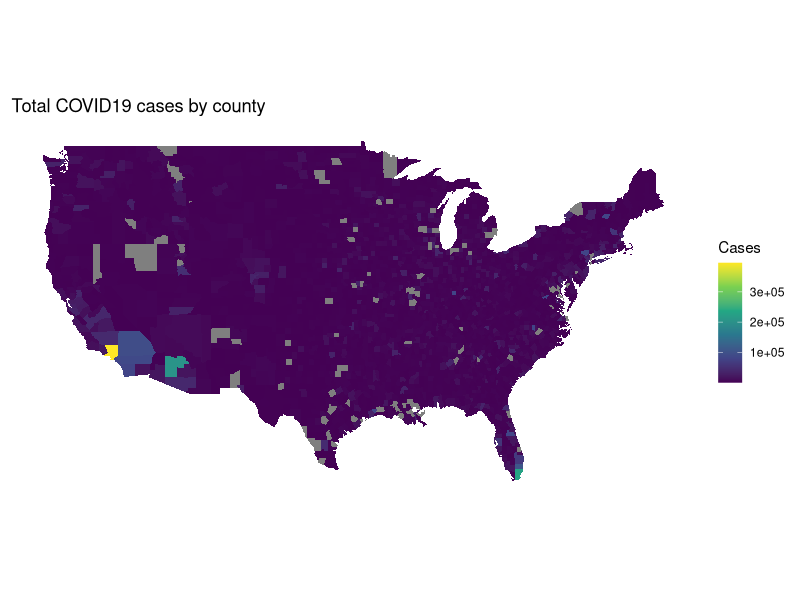
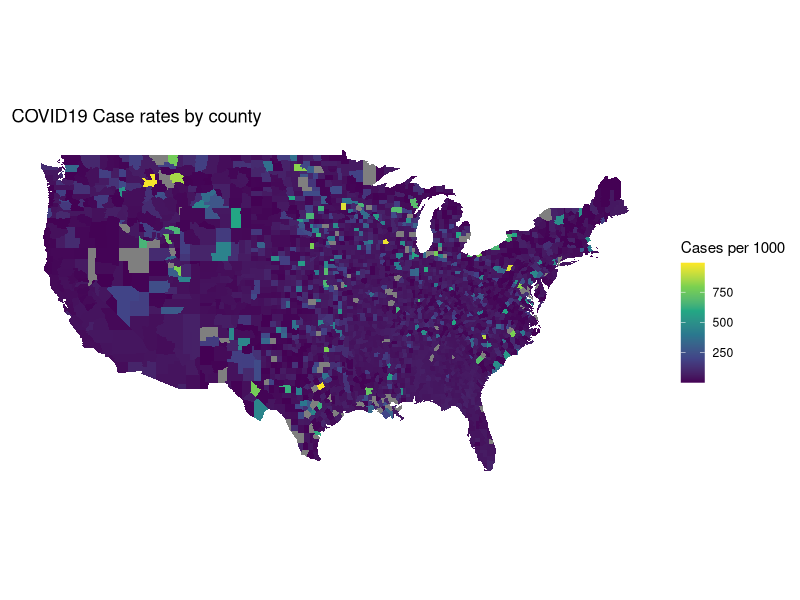
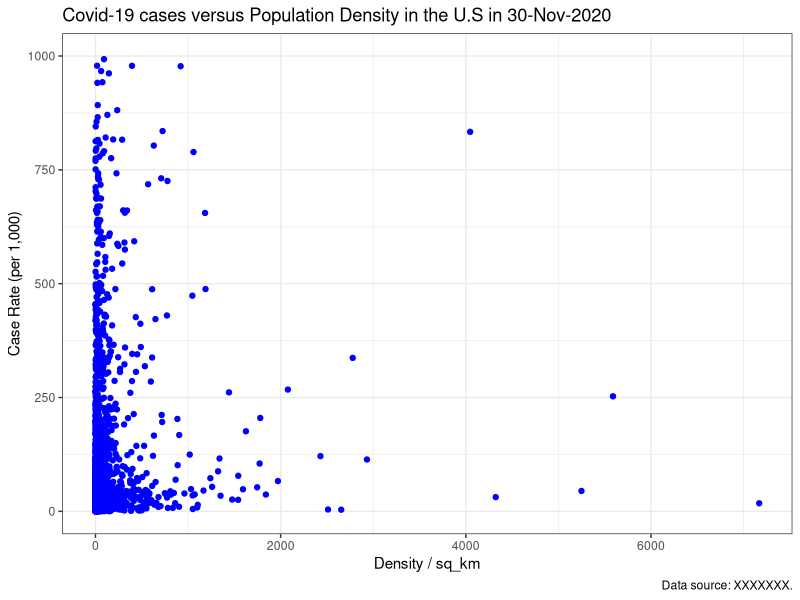
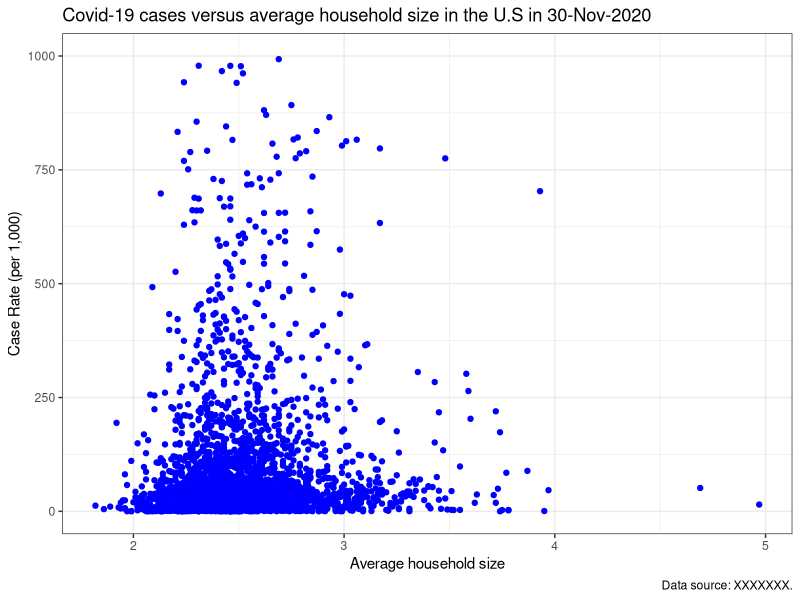
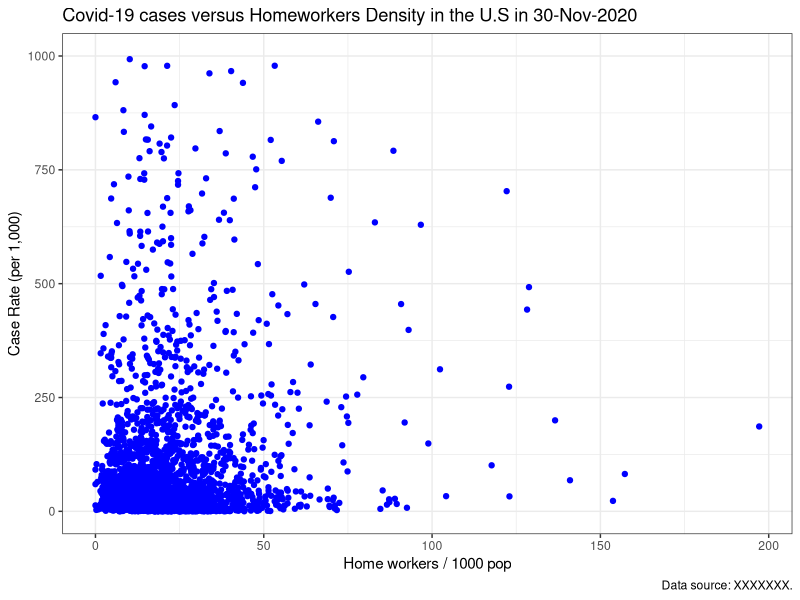
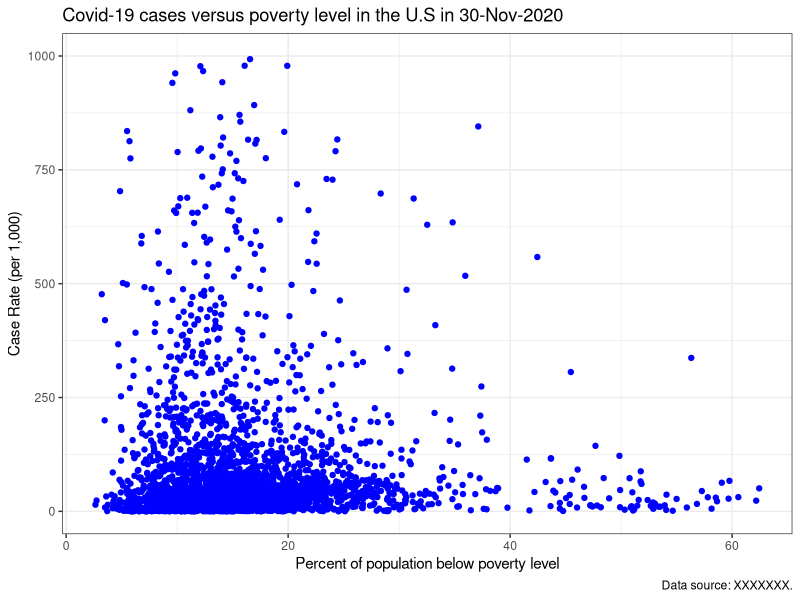
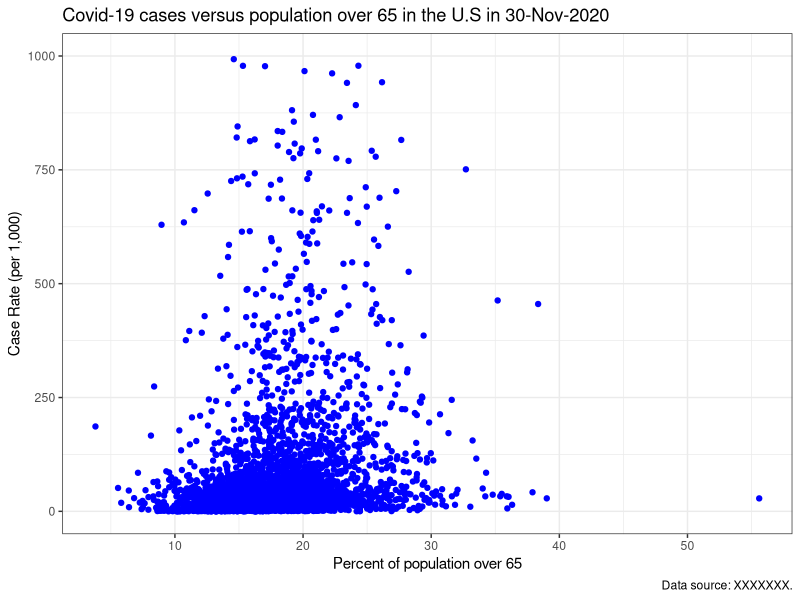
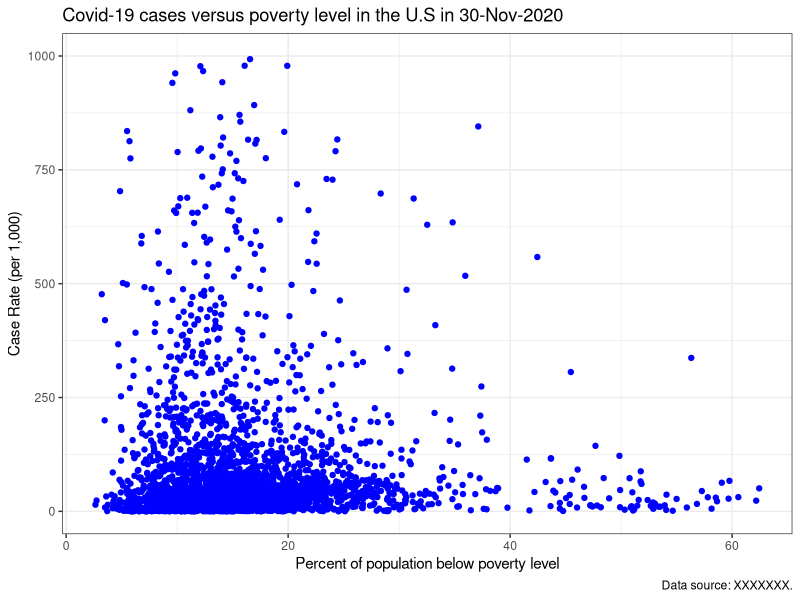

Recreate these plots in R, in order.
## ---- chunk 1
library(tidyverse)
library(lubridate)
library(zoo)
library(maps)
library(dslabs)
library(stringr)
library(dplyr)
library(viridis)
library(RColorBrewer)
library(ggrepel)
## ---- chunk 2
clean_df_updated = read_csv("clean_df_updated.csv")

#Loading US county map and renaming 
Counties_df <- map_data("county")

clean_df_updated$county = tolower(clean_df_updated$county)

Counties_df <- Counties_df %>% rename("county" = "subregion")

#Merging counties_df with cleand_df
Clean_df_joined <- left_join(Counties_df,clean_df_updated, by = "county")
Clean_df_joined <- Clean_df_joined %>% filter(!is.na(long))
## ---- chunk 3
#Plotting a map of total cases by county
Clean_df_joined %>%
  ggplot(aes(x = long, y = lat, group = group, fill = cases)) +
  geom_polygon(aes(fill = cases), color = NA) +
  ggtitle("Total COVID19 cases by county") +
  scale_fill_viridis_c(name = "Cases") +
  theme(panel.grid.major = element_blank(), 
        panel.background = element_blank(),
        axis.title = element_blank(), 
        axis.text = element_blank(),
        axis.ticks = element_blank()) +
  coord_fixed(1.3)

#Plotting a map of case rates by county (cases per 1,000)
Clean_df_joined %>%
  ggplot(aes(x = long, y = lat, group = group, fill = cases_per_1000ppl)) +
  geom_polygon(aes(fill = cases_per_1000ppl),color = NA) +
  ggtitle("COVID19 Case rates by county") +
  scale_fill_viridis_c(name = "Cases per 1000") +
  theme(panel.grid.major = element_blank(), 
        panel.background = element_blank(),
        axis.title = element_blank(), 
        axis.text = element_blank(),
        axis.ticks = element_blank()) +
  coord_fixed(1.3)
## ---- chunk 4
#Scatterplots with case rates and SES indicators

#Population Density and COVID Case Rates

clean_df_updated %>% 
   ggplot(aes(x = pop_density_sq_km, y = cases_per_1000ppl)) +
   geom_point(color = "blue") +
   xlab("Density / sq_km") +
   ylab("Case Rate (per 1,000)") +
   labs(title = "Covid-19 cases versus Population Density in the U.S in 30-Nov-2020",caption = "Data source: XXXXXXX." ) + 
  scale_y_continuous(limits = c(0, 1000)) +
  theme_bw()

#Average Houshold Size and COVID Case Rates

clean_df_updated %>% 
   ggplot(aes(x = avg_household_size, y = cases_per_1000ppl)) +
   geom_point(color = "blue") +
   xlab("Average household size") +
   ylab("Case Rate (per 1,000)") +
   labs(title = "Covid-19 cases versus average household size in the U.S in 30-Nov-2020",caption = "Data source: XXXXXXX." ) + 
  scale_y_continuous(limits = c(0, 1000)) +
  theme_bw()

#Homeoffice and COVID Case Rates

clean_df_updated %>% 
   ggplot(aes(x = homeoffice_per_1000ppl, y = cases_per_1000ppl)) +
   geom_point(color = "blue") +
   xlab("Home workers / 1000 pop") +
   ylab("Case Rate (per 1,000)") +
   labs(title = "Covid-19 cases versus Homeworkers Density in the U.S in 30-Nov-2020",caption = "Data source: XXXXXXX." ) + 
  scale_y_continuous(limits = c(0, 1000)) +
  theme_bw()

#Poverty and COVID Case Rates

clean_df_updated %>% 
   ggplot(aes(x = percent_below_poverty_level, y = cases_per_1000ppl)) + geom_point(color = "blue") +
   xlab("Percent of population below poverty level") +
   ylab("Case Rate (per 1,000)") +
   labs(title = "Covid-19 cases versus poverty level in the U.S in 30-Nov-2020",caption = "Data source: XXXXXXX." ) + 
  scale_y_continuous(limits = c(0, 1000)) +
  theme_bw()


#Population over 65 and COVID case rates

#Create a new variable for % population over 65
clean_df_updated_ <- clean_df_updated %>%
  mutate(percent_over_65 = (clean_df_updated$total_over_65 / clean_df_updated$total_population)*100)

#Plot Population over 65 and COVID case rates
clean_df_updated_ %>% 
   ggplot(aes(x = percent_over_65, y = cases_per_1000ppl)) + geom_point(color = "blue") +
   xlab("Percent of population over 65") +
   ylab("Case Rate (per 1,000)") +
   labs(title = "Covid-19 cases versus population over 65 in the U.S in 30-Nov-2020",caption = "Data source: XXXXXXX." ) + 
  scale_y_continuous(limits = c(0, 1000)) +
  theme_bw()

## ---- chunk 5
#Race and COVID Case Rates --> pending.. ask how to define the varaible "race"

clean_df_updated %>% 
   ggplot(aes(x = percent_below_poverty_level, y = cases_per_1000ppl)) + geom_point(color = "blue") +
   xlab("Percent of population below poverty level") +
   ylab("Case Rate (per 1,000)") +
   labs(title = "Covid-19 cases versus poverty level in the U.S in 30-Nov-2020",caption = "Data source: XXXXXXX." ) + 
  scale_y_continuous(limits = c(0, 1000)) +
  theme_bw()
